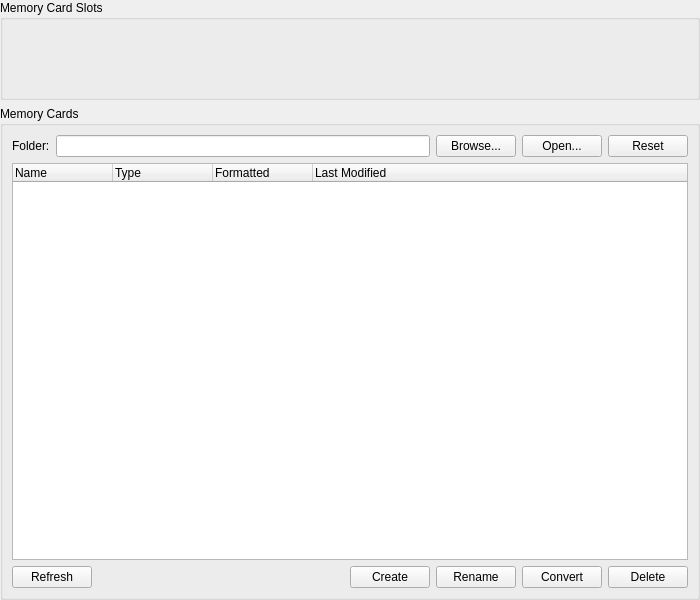
<?xml version="1.0" encoding="UTF-8"?>
<ui version="4.0">
 <class>MemoryCardSettingsWidget</class>
 <widget class="QWidget" name="MemoryCardSettingsWidget">
  <property name="geometry">
   <rect>
    <x>0</x>
    <y>0</y>
    <width>700</width>
    <height>600</height>
   </rect>
  </property>
  <layout class="QVBoxLayout" name="verticalLayout" stretch="0,1,0">
   <property name="leftMargin">
    <number>0</number>
   </property>
   <property name="topMargin">
    <number>0</number>
   </property>
   <property name="rightMargin">
    <number>0</number>
   </property>
   <property name="bottomMargin">
    <number>0</number>
   </property>
   <item>
    <widget class="QGroupBox" name="slotGroupBox">
     <property name="sizePolicy">
      <sizepolicy hsizetype="Preferred" vsizetype="Fixed">
       <horstretch>0</horstretch>
       <verstretch>0</verstretch>
      </sizepolicy>
     </property>
     <property name="minimumSize">
      <size>
       <width>0</width>
       <height>100</height>
      </size>
     </property>
     <property name="maximumSize">
      <size>
       <width>16777215</width>
       <height>100</height>
      </size>
     </property>
     <property name="title">
      <string>Memory Card Slots</string>
     </property>
     <layout class="QGridLayout" name="gridLayout"/>
    </widget>
   </item>
   <item>
    <widget class="QGroupBox" name="cardGroupBox">
     <property name="title">
      <string>Memory Cards</string>
     </property>
     <layout class="QVBoxLayout" name="verticalLayout_2">
      <item>
       <layout class="QHBoxLayout" name="horizontalLayout">
        <item>
         <widget class="QLabel" name="label">
          <property name="text">
           <string>Folder:</string>
          </property>
          <property name="buddy">
           <cstring>directory</cstring>
          </property>
         </widget>
        </item>
        <item>
         <widget class="QLineEdit" name="directory"/>
        </item>
        <item>
         <widget class="QPushButton" name="browse">
          <property name="text">
           <string>Browse...</string>
          </property>
         </widget>
        </item>
        <item>
         <widget class="QPushButton" name="open">
          <property name="text">
           <string>Open...</string>
          </property>
         </widget>
        </item>
        <item>
         <widget class="QPushButton" name="reset">
          <property name="text">
           <string>Reset</string>
          </property>
         </widget>
        </item>
       </layout>
      </item>
      <item>
       <widget class="MemoryCardListWidget" name="cardList">
        <property name="rootIsDecorated">
         <bool>false</bool>
        </property>
        <column>
         <property name="text">
          <string>Name</string>
         </property>
        </column>
        <column>
         <property name="text">
          <string>Type</string>
         </property>
        </column>
        <column>
         <property name="text">
          <string>Formatted</string>
         </property>
        </column>
        <column>
         <property name="text">
          <string>Last Modified</string>
         </property>
        </column>
       </widget>
      </item>
      <item>
       <layout class="QHBoxLayout" name="horizontalLayout_2">
        <item>
         <widget class="QPushButton" name="refreshCard">
          <property name="text">
           <string>Refresh</string>
          </property>
         </widget>
        </item>
        <item>
         <spacer name="horizontalSpacer">
          <property name="orientation">
           <enum>Qt::Orientation::Horizontal</enum>
          </property>
          <property name="sizeHint" stdset="0">
           <size>
            <width>40</width>
            <height>0</height>
           </size>
          </property>
         </spacer>
        </item>
        <item>
         <widget class="QPushButton" name="createCard">
          <property name="text">
           <string>Create</string>
          </property>
         </widget>
        </item>
        <item>
         <widget class="QPushButton" name="renameCard">
          <property name="text">
           <string>Rename</string>
          </property>
         </widget>
        </item>
        <item>
         <widget class="QPushButton" name="convertCard">
          <property name="text">
           <string>Convert</string>
          </property>
         </widget>
        </item>
        <item>
         <widget class="QPushButton" name="deleteCard">
          <property name="text">
           <string>Delete</string>
          </property>
         </widget>
        </item>
       </layout>
      </item>
     </layout>
    </widget>
   </item>
  </layout>
 </widget>
 <customwidgets>
  <customwidget>
   <class>MemoryCardListWidget</class>
   <extends>QTreeWidget</extends>
   <header>Settings/MemoryCardSettingsWidget.h</header>
  </customwidget>
 </customwidgets>
 <tabstops>
  <tabstop>directory</tabstop>
  <tabstop>browse</tabstop>
  <tabstop>open</tabstop>
  <tabstop>reset</tabstop>
  <tabstop>cardList</tabstop>
  <tabstop>refreshCard</tabstop>
  <tabstop>createCard</tabstop>
  <tabstop>renameCard</tabstop>
  <tabstop>convertCard</tabstop>
  <tabstop>deleteCard</tabstop>
 </tabstops>
 <resources/>
 <connections/>
</ui>
